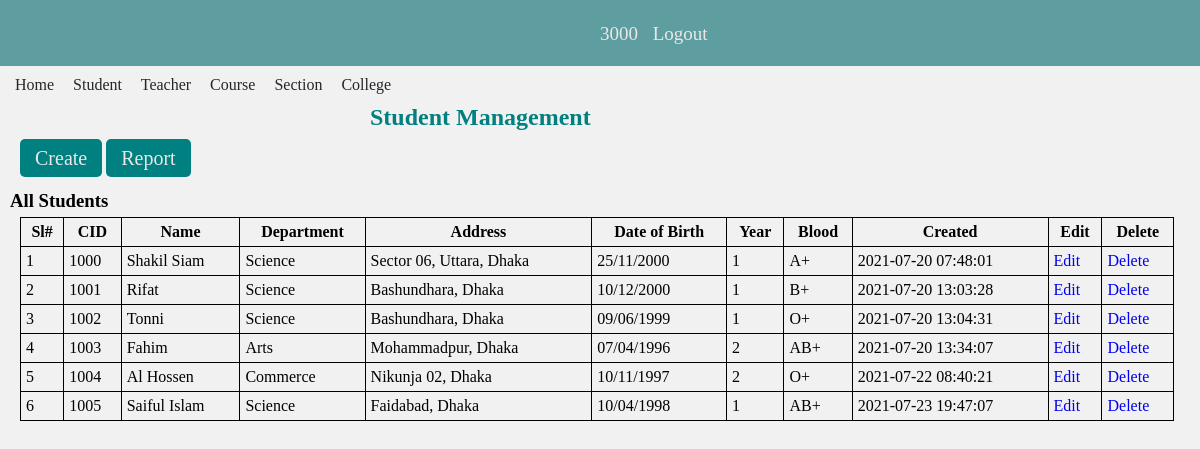
The page /view/allStudents.php (signed in) on the database as committed earlier.
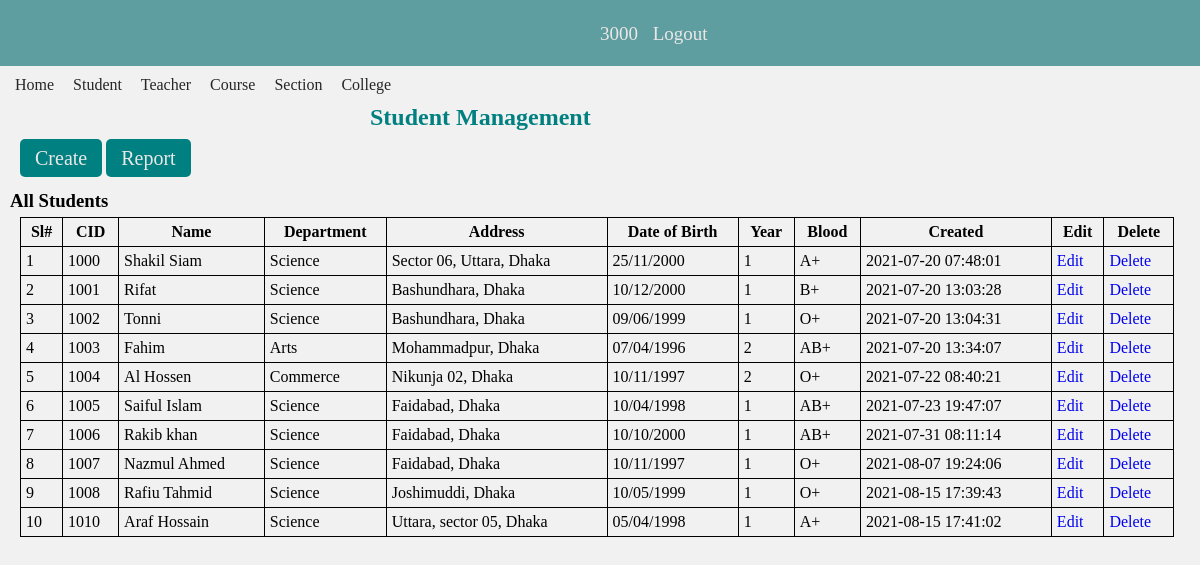
The same page on the database as committed later.
### tables this page shows
CREATE TABLE `students` (
  `id` int(9) NOT NULL,
  `cid` int(9) NOT NULL,
  `name` varchar(50) NOT NULL,
  `department_id` int(9) NOT NULL,
  `address` varchar(80) NOT NULL,
  `dob` varchar(12) NOT NULL,
  `year` int(3) NOT NULL,
  `blood` varchar(10) NOT NULL,
  `password` varchar(25) NOT NULL,
  `section_id` int(9) DEFAULT NULL,
  `created` timestamp NOT NULL DEFAULT current_timestamp()
);

CREATE TABLE `departments` (
  `id` int(9) NOT NULL,
  `d_name` varchar(50) NOT NULL
);

### models/db_config.php (called while the page is built, shortened)
<?php
	$db_server="localhost";
	$db_uname="root";
	$db_pass="";
	$db_name="college_portal_db";
	function get($query){
		global $db_server,$db_uname,$db_pass,$db_name;
		$conn = mysqli_connect($db_server,$db_uname,$db_pass,$db_name);
		$data = array();
		if($conn){
			$result = mysqli_query($conn,$query);
			while($row = mysqli_fetch_assoc($result)){
				$data[] = $row;
			}
		}
		return $data;
	}
?>

### controllers/studentController.php (called while the page is built, shortened)
<?php
     require_once "../models/db_config.php";
     function getAllStudents(){
          $query ="select s.*,d.d_name from students s left join departments d on s.department_id = d.id";
          $rs = get($query);
          return $rs;
     }
?>

### view/allStudents.php (the view, shortened to what this page needs)
<?php
    include_once "../controllers/studentController.php";
    $students = getAllStudents();
?>
<!DOCTYPE html>
<html lang="en">
<head>
    <link rel="stylesheet" href="./css/style.css">
</head>
<body>
<?php  require_once "./headerDash.php"; ?>
    <div class="main-container">
        <?php  include_once "./adminNav.php"?>
        <div class="home">
            <h2>Student Management</h2>
            <div class="create-btn">
                <a href="./createStudent.php">Create</a>
                <a href="./studentEnrollReport.php">Report</a>
            </div>
            <div class="students-section">
                <h3>All Students</h3>
                <table>
                    <tr>
                        <th>Sl#</th>
                        <th>CID </th>
                        <th>Name</th>
                        <th>Department</th>
                        <th>Address</th>
                        <th>Date of Birth</th>
                        <th>Year</th>
                        <th>Blood</th>
                        <th>Created</th>
                        <th>Edit</th>
                        <th>Delete</th>
                    </tr>
                    <tr>
                        <?php
                            $i = 1;
                            foreach($students as $c){
                                echo "<tr>";
                                    echo "<td>$i</td>";
                                    echo "<td>".$c["cid"]."</td>";
                                    echo "<td>".$c["name"]."</td>";
                                    echo "<td>".$c["d_name"]."</td>";
                                    echo "<td>".$c["address"]."</td>";
                                    echo "<td>".$c["dob"]."</td>";
                                    echo "<td>".$c["year"]."</td>";
                                    echo "<td>".$c["blood"]."</td>";
                                    echo "<td>".$c["created"]."</td>";
                                    echo '<td><a href="editStudents.php?id='.$c['id'].'">Edit</a></td>';
                                    echo '<td><a href="./allStudents.php?del='.$c['id'].'">Delete</a></td>';
                                echo "</tr>";
                                $i++;
                            }
                        ?>
                    </tr>
                </table>
            </div>
        </div>
    </div>
</body>
</html>

### view/headerDash.php (shortened to what this page needs)
<?php
    $userName=$_SESSION["loggedUser"];
?>
<div class="header">
   <span class="header-link">
      <a href="#"><?php echo $userName;?></a>
      <a href="./logout.php">Logout</a>
   </span>
</div>

### view/adminNav.php
<div class="main-menu">
        <a href="./adminDash.php">Home</a>
        <a href="./allStudents.php">Student</a>
        <a href="./allTeachers.php">Teacher</a>
        <a href="./allCourses.php">Course</a>
        <a href="./allSections.php">Section</a>
        <a href="./addcollege.php">College</a>
</div>

### view/css/style.css (style rules this page uses)
* { margin: 0px; padding: 0px; }
body { background: rgb(241, 241, 241); }
a { text-decoration: none; }
.header { padding: 20px 15px; background-color: cadetblue; color: white; }
.header .header-link { margin-left: 580px; font-size: 19px; }
.header-link a { padding: 5px; text-decoration: none; color: rgb(235, 231, 231); }
.main-menu { padding-left: 320px; padding: 10px; padding-left: 15px; }
.main-menu a { padding-right: 15px; color: rgb(39, 38, 38); }
.main-container { background: rgb(241, 241, 241); width: 100%; }
.home h2 { padding-left: 370px; margin-bottom: 8px; color: teal; }
.students-section { padding-left: 10px; margin-top: 20px; }
.create-btn { padding-top: 8px; margin-left: 20px; }
.create-btn a { background: teal; padding:8px 15px; border-radius: 5px; color: rgb(235, 231, 231); font-size: 20px; }

### view/allStudents.php (style rules this page uses)
table, th, td { border: 1px solid black; padding: 5px; }
table { border-collapse: collapse; width: 97%; margin: 5px 10px; }

Rows that differ between the two databases and show on the page:
added students: cid "1006", name "Rakib khan", department.d_name "Science", address "Faidabad, Dhaka", dob "10/10/2000", year "1", blood "AB+", created "2021-07-31 08:11:14"
added students: cid "1007", name "Nazmul Ahmed", department.d_name "Science", address "Faidabad, Dhaka", dob "10/11/1997", year "1", blood "O+", created "2021-08-07 19:24:06"
added students: cid "1008", name "Rafiu Tahmid", department.d_name "Science", address "Joshimuddi, Dhaka", dob "10/05/1999", year "1", blood "O+", created "2021-08-15 17:39:43"
added students: cid "1010", name "Araf Hossain", department.d_name "Science", address "Uttara, sector 05, Dhaka", dob "05/04/1998", year "1", blood "A+", created "2021-08-15 17:41:02"
